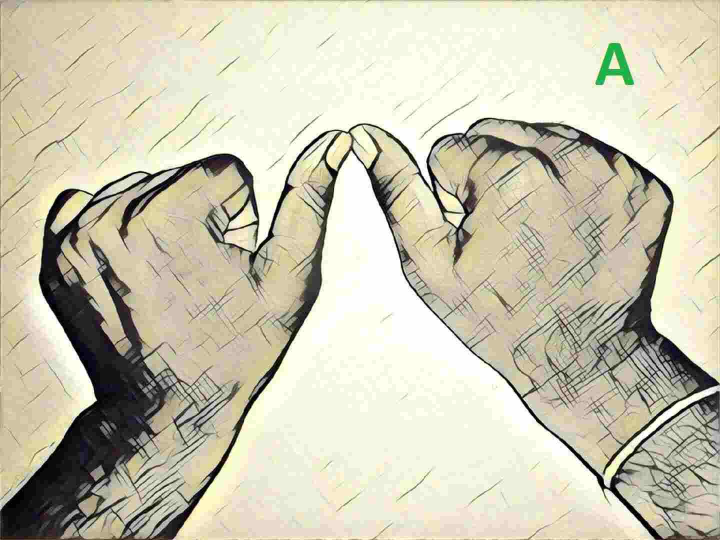
#> input picture isl_converter/text_symbolmodule/data/A.jpg, 1440 x 1080 px (shown at 1/2 size)
$ python -i image_transformation.py   (imports and definitions only)
#> lines starting #> are read from the running program, lines starting #| are printed output that depends on the picture; after the words box and inside, x2 and y2 are one past the last pixel; in counts of white or black regions, pixels touching at a corner belong together
#> further down, picture is the input picture: shape (1080, 1440, 3); mean B, G, R 178.1, 199.3, 203.5
import numpy as np
import cv2


# [7 lines left out: function resize_image, not called in this run]


def make_background_black(frame):
    """
    Makes everything apart from the main object of interest to be black in color.
    """
    #print("Making background black...")

    # Convert from RGB to HSV
    frame = cv2.cvtColor(frame, cv2.COLOR_BGR2HSV)
#> frame: shape (1080, 1440, 3); mean H, S, V 25.9, 36.2, 205.1

    # Prepare the first mask.
    # Tuned parameters to match the skin color of the input images...
    lower_boundary = np.array([0, 40, 30], dtype="uint8")
    upper_boundary = np.array([43, 255, 254], dtype="uint8")
    skin_mask = cv2.inRange(frame, lower_boundary, upper_boundary)
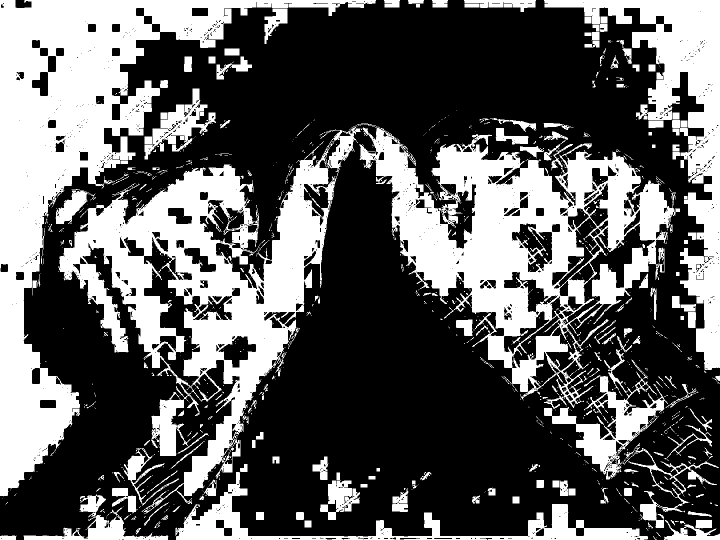
#> skin_mask: shape (1080, 1440) (shown at 1/2 size); 37.3% white; 1132 white regions (874 under 20 px), largest, box (x1, y1, x2, y2) and area: (0, 0, 752, 993) 160152, (117, 253, 721, 1027) 127888, (719, 247, 1360, 816) 126141

    # Apply a series of erosions and dilations to the mask using an
    # elliptical kernel
    kernel = cv2.getStructuringElement(cv2.MORPH_ELLIPSE, (3, 3))
    skin_mask = cv2.erode(skin_mask, kernel, iterations=2)
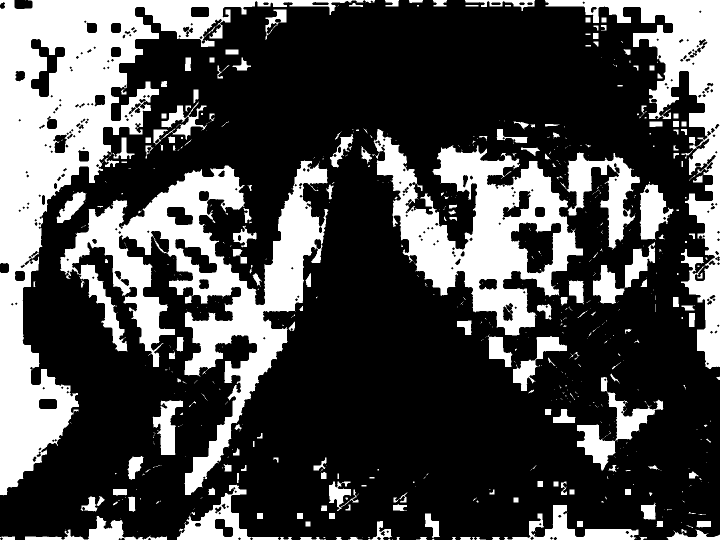
#> skin_mask: shape (1080, 1440) (shown at 1/2 size); 28.8% white; 593 white regions (393 under 20 px), largest, box (x1, y1, x2, y2) and area: (0, 0, 728, 991) 145026, (120, 321, 657, 990) 95816, (747, 258, 1166, 671) 66870
    skin_mask = cv2.dilate(skin_mask, kernel, iterations=2)
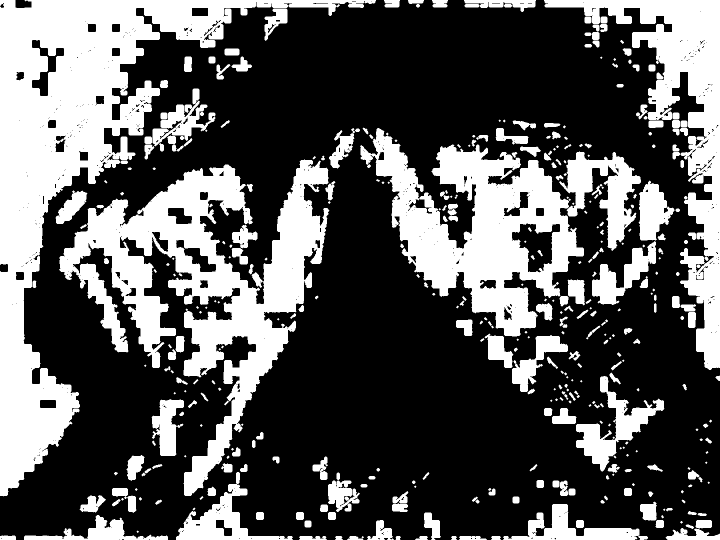
#> skin_mask: shape (1080, 1440) (shown at 1/2 size); 34.5% white; 409 white regions (88 under 20 px), largest, box (x1, y1, x2, y2) and area: (0, 0, 752, 993) 158733, (118, 319, 659, 992) 112931, (720, 256, 1168, 673) 77003

    # Prepare the second mask
    lower_boundary = np.array([170, 80, 30], dtype="uint8")
    upper_boundary = np.array([180, 255, 250], dtype="uint8")
    skin_mask2 = cv2.inRange(frame, lower_boundary, upper_boundary)
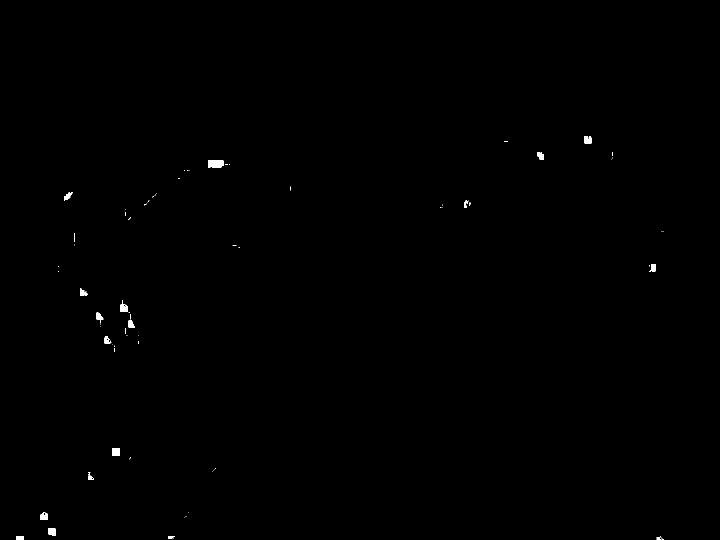
#> skin_mask2: shape (1080, 1440) (shown at 1/2 size); 0.19% white; 77 white regions (60 under 20 px), largest, box (x1, y1, x2, y2) and area: (416, 321, 448, 336) 429, (224, 896, 240, 912) 252, (241, 600, 256, 624) 205

    # Combine the effect of both the masks to create the final frame.
    skin_mask = cv2.addWeighted(skin_mask, 0.5, skin_mask2, 0.5, 0.0)
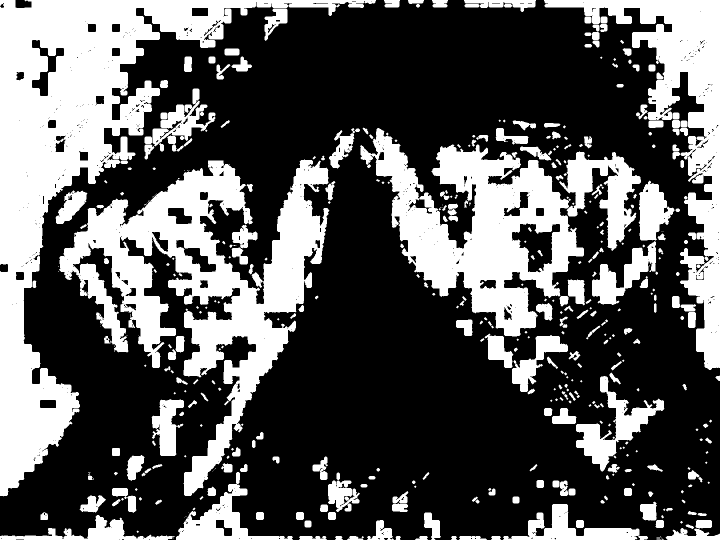
#> skin_mask: shape (1080, 1440) (shown at 1/2 size); values 0 (black) and 128 (white), 34.6% white; 447 white regions (126 under 20 px), largest, box (x1, y1, x2, y2) and area: (0, 0, 752, 993) 158733, (118, 319, 659, 992) 114216, (720, 256, 1168, 673) 77069
    # Blur the mask to help remove noise.
    # skin_mask = cv2.medianBlur(skin_mask, 5)
    frame_skin = cv2.bitwise_and(frame, frame, mask=skin_mask)
#> frame_skin: shape (1080, 1440, 3); mean H, S, V 8.2, 19.3, 72.6
    frame = cv2.addWeighted(frame, 1.5, frame_skin, -0.5, 0)
#> frame: shape (1080, 1440, 3); mean H, S, V 34.6, 43.8, 219.4
    frame_skin = cv2.bitwise_and(frame, frame, mask=skin_mask)

    #print("Done!")

    return frame_skin


# [129 lines left out: functions make_skin_white, remove_arm, find_largest_contour_index, draw_contours, centre_frame, apply_image_transformation, not called in this run]

>>> import cv2
>>> picture = cv2.imread('A.jpg')
>>> result = make_background_black(picture)

$ run again, on isl_converter/text_symbolmodule/data/D.jpg
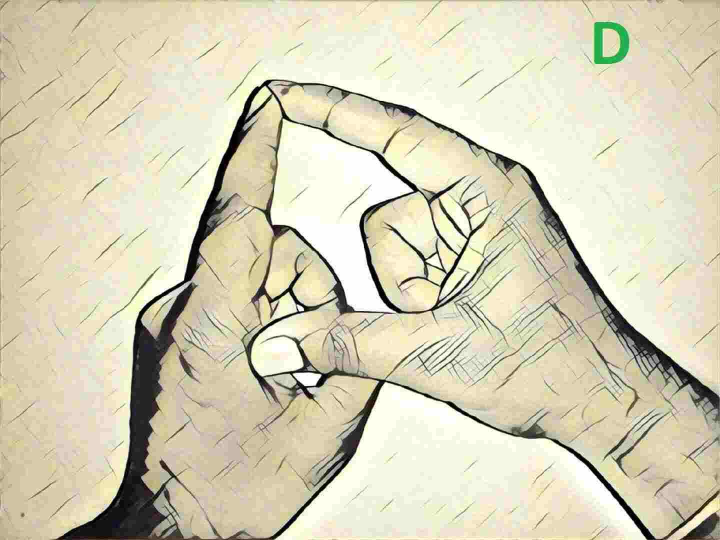
#> input picture isl_converter/text_symbolmodule/data/D.jpg, 1440 x 1080 px (shown at 1/2 size)
#> picture is the input picture: shape (1080, 1440, 3); mean B, G, R 184.1, 209.2, 214.7
#> in make_background_black, `skin_mask2 = cv2.inRange(frame, lower_boundary, upper_boundary)`:
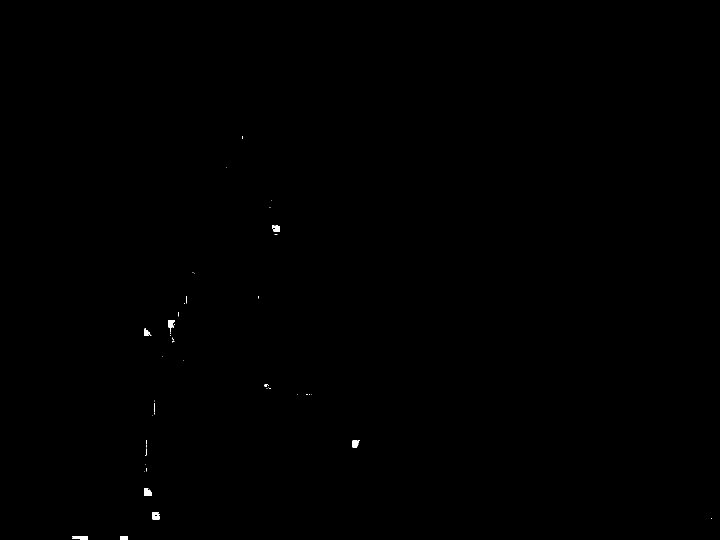
#> skin_mask2: shape (1080, 1440) (shown at 1/2 size); 0.09% white; 49 white regions (40 under 20 px), largest, box (x1, y1, x2, y2) and area: (288, 976, 304, 992) 203, (304, 1024, 319, 1039) 186, (337, 640, 350, 664) 166
#> in make_background_black, `skin_mask = cv2.addWeighted(skin_mask, 0.5, skin_mask2, 0.5, 0.0)`:
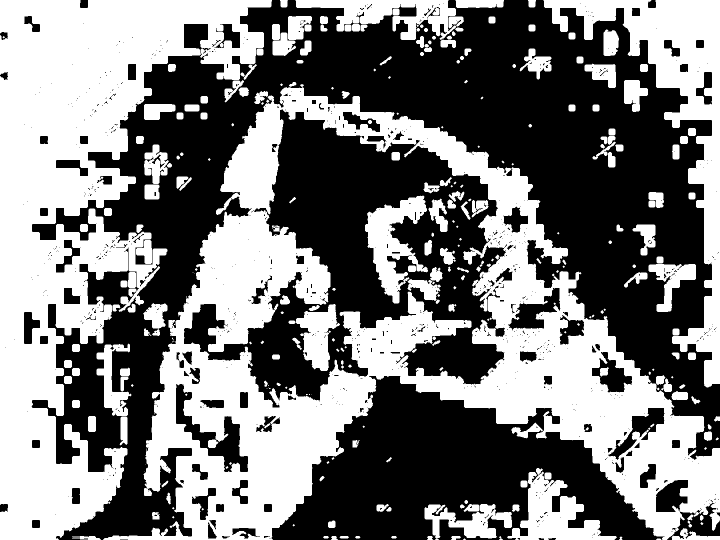
#> skin_mask: shape (1080, 1440) (shown at 1/2 size); values 0 (black) and 128 (white), 48% white; 291 white regions (75 under 20 px), largest, box (x1, y1, x2, y2) and area: (206, 164, 1440, 1080) 331341, (0, 0, 544, 1080) 243587, (1087, 0, 1440, 775) 57158
#> frame_skin: shape (1080, 1440, 3); mean H, S, V 11.1, 25.8, 105
